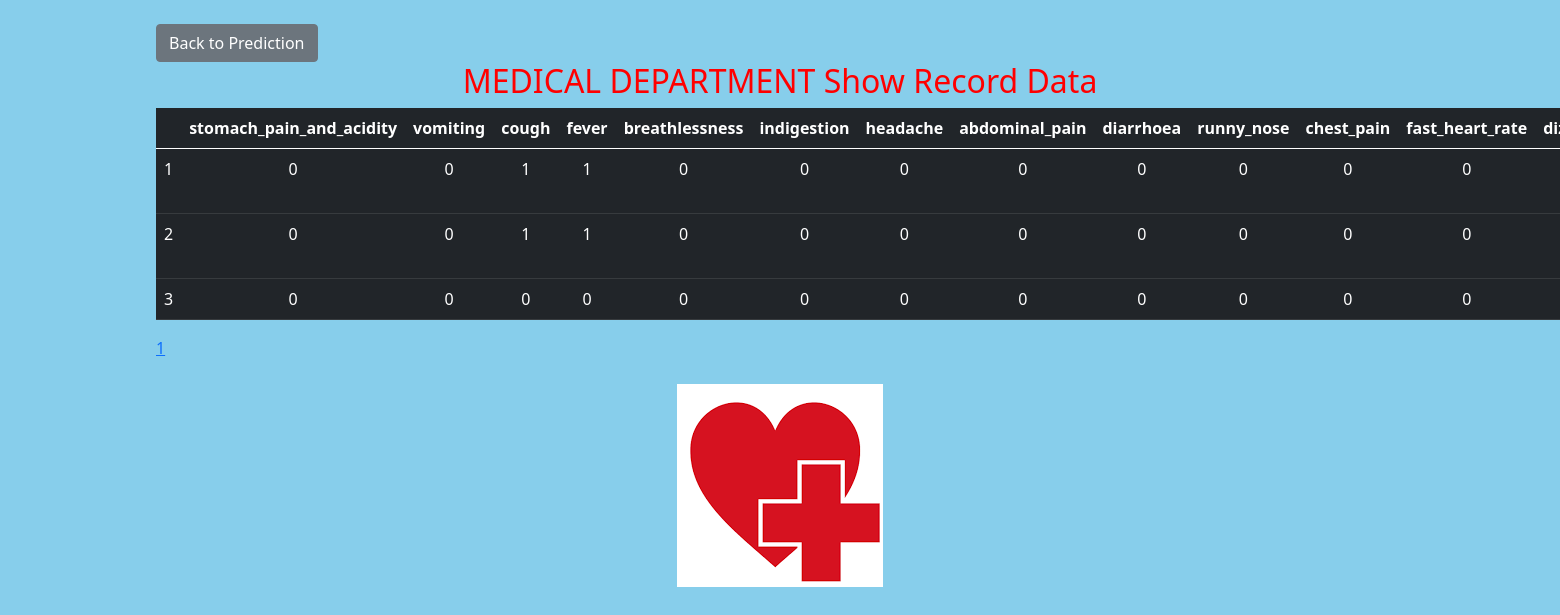
/recordData/, run on the app's committed database.
### medapp/models.py (models this page shows)
class DepartmentPredict(models.Model):
    stomach_pain_and_acidity = models.CharField(max_length=50)
    vomiting = models.CharField(max_length=50)
    cough = models.CharField(max_length=50)
    fever = models.CharField(max_length=50)
    breathlessness = models.CharField(max_length=50)
    indigestion = models.CharField(max_length=50)
    headache = models.CharField(max_length=50)
    abdominal_pain = models.CharField(max_length=50)
    diarrhoea = models.CharField(max_length=50)
    runny_nose = models.CharField(max_length=50)
    chest_pain = models.CharField(max_length=50)
    fast_heart_rate = models.CharField(max_length=50)
    dizziness = models.CharField(max_length=50)
    stiff_neck = models.CharField(max_length=50)
    loss_of_balance = models.CharField(max_length=50)
    altered_sensorium = models.CharField(max_length=50)
    belly_pain = models.CharField(max_length=50)
    watering_from_eyes = models.CharField(max_length=50)
    DEPARTMENT = models.CharField(max_length=50)

### medapp/views.py (the view)
# urls.py: path('recordData/', views.recordData, name="recordData"),
def recordData(request):
    data = DepartmentPredict.objects.all()
    paginator = Paginator(data, 10)
    page_number = request.GET.get('page')
    page_obj = paginator.get_page(page_number)
    return render(request, "recordData.html",{"page_obj":page_obj, })

### medapp/templates/recordData.html (shortened to what this page needs)
{% load static %}
<!DOCTYPE html>
<html lang="en">
<head>
    <link href="https://cdn.jsdelivr.net/npm/bootstrap@5.0.2/dist/css/bootstrap.min.css" rel="stylesheet">
</head>
<body style="background:skyblue; ">
    <div class="container">
        <div class="m-4">
            <table class="table table-dark table-hover">
                <a href="{% url 'predict' %}" class="btn btn-secondary">Back to Prediction</a>
                <h2 style="text-align: center; color:red">MEDICAL DEPARTMENT Show Record Data</h2>
                <thead>
                    <tr>
                        <th></th>
                        <th>stomach_pain_and_acidity</th>
                        <th>vomiting</th>
                        <th>cough</th>
                        <th>fever</th>
                        <th>breathlessness</th>
                        <th>indigestion</th>
                        <th>headache</th>
                        <th>abdominal_pain</th>
                        <th>diarrhoea</th>
                        <th>runny_nose</th>
                        <th>chest_pain</th>
                        <th>fast_heart_rate</th>
                        <th>dizziness</th>
                    </tr>
                </thead>
                <tbody>
                    {% if page_obj %}
                    {% for p in page_obj %}
                    <tr style="text-align: center;">
                        <td>{{ forloop.counter}}</td>
                        <td>{{p.stomach_pain_and_acidity}}</td>
                        <td>{{p.vomiting}}</td>
                        <td>{{p.cough}}</td>
                        <td>{{p.fever}}</td>
                        <td>{{p.breathlessness}}</td>
                        <td>{{p.indigestion}}</td>
                        <td>{{p.headache}}</td>
                        <td>{{p.abdominal_pain}}</td>
                        <td>{{p.diarrhoea}}</td>
                        <td>{{p.runny_nose}}</td>
                        <td>{{p.chest_pain}}</td>
                        <td>{{p.fast_heart_rate}}</td>
                        <td>{{p.dizziness}}</td>
                    </tr>
                    {% endfor %}
                    {% else %}
                     <br><br>
                     <h2>You dosen't added any Prediction Data yet.</h2>
                     <br><br>
                    {% endif %}
                </tbody>
            </table>
              <ul class="pagination">
               {% load l10n %}
               {% for page_obj in page_obj.paginator.page_range %}
                {% if page_obj.number == page_obj  %}
                    <li><a href="?page={{page_obj }}" class="active" >{{page_obj | localize }}</a></li>&nbsp;&nbsp;
                {% else %}
                    <li ><a href="?page={{page_obj}}">{{page_obj }}</a></li> &nbsp;&nbsp;
                {% endif %}
                {% endfor %}
            </ul>
        </div>
    </div>
    <div style="text-align: center;">
        <img id="kunjappan" src="{% static 'REDCROSS1.png' %}" alt="" class="anim">
    </div>
</body>
</html>

### data on the page
DepartmentPredict: stomach_pain_and_acidity "0", vomiting "0", cough "1", fever "1", breathlessness "0", indigestion "0", headache "0", abdominal_pain "0", diarrhoea "0", runny_nose "0", chest_pain "0", fast_heart_rate "0"
DepartmentPredict: stomach_pain_and_acidity "0", vomiting "0", cough "1", fever "1", breathlessness "0", indigestion "0", headache "0", abdominal_pain "0", diarrhoea "0", runny_nose "0", chest_pain "0", fast_heart_rate "0"
DepartmentPredict: stomach_pain_and_acidity "0", vomiting "0", cough "0", fever "0", breathlessness "0", indigestion "0", headache "0", abdominal_pain "0", diarrhoea "0", runny_nose "0", chest_pain "0", fast_heart_rate "0"

### other printed values
{{ page_obj }} "1"
